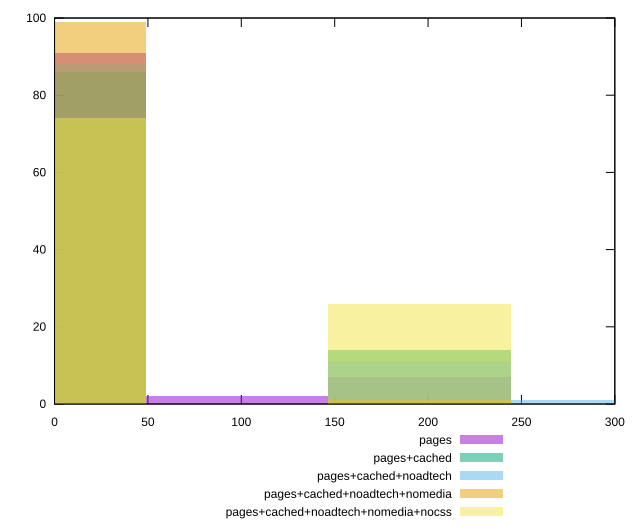

gnuplot code for this plot:
reset

$pages <<EOF
0 91
195.41221303287182 7
97.70610651643591 2
EOF

$pagesCached <<EOF
0 86
195.41221303287182 14
EOF

$pagesCachedNoadtech <<EOF
0 88
195.41221303287182 11
293.1183195493077 1
EOF

$pagesCachedNoadtechNomedia <<EOF
0 99
195.41221303287182 1
EOF

$pagesCachedNoadtechNomediaNocss <<EOF
0 74
195.41221303287182 26
EOF

set key outside below
set boxwidth 97.70610651643591
set xrange [0:300]
set yrange [0:100]
set trange [0:100]
set style fill transparent solid 0.5 noborder
set terminal svg size 640, 530 enhanced background rgb 'white'
set output "report_00017_2021-02-10T15-08-03.406Z/unminified-javascript/comparison/histogram/all_raw.svg"

plot $pages title "pages" with boxes, \
     $pagesCached title "pages+cached" with boxes, \
     $pagesCachedNoadtech title "pages+cached+noadtech" with boxes, \
     $pagesCachedNoadtechNomedia title "pages+cached+noadtech+nomedia" with boxes, \
     $pagesCachedNoadtechNomediaNocss title "pages+cached+noadtech+nomedia+nocss" with boxes

reset
